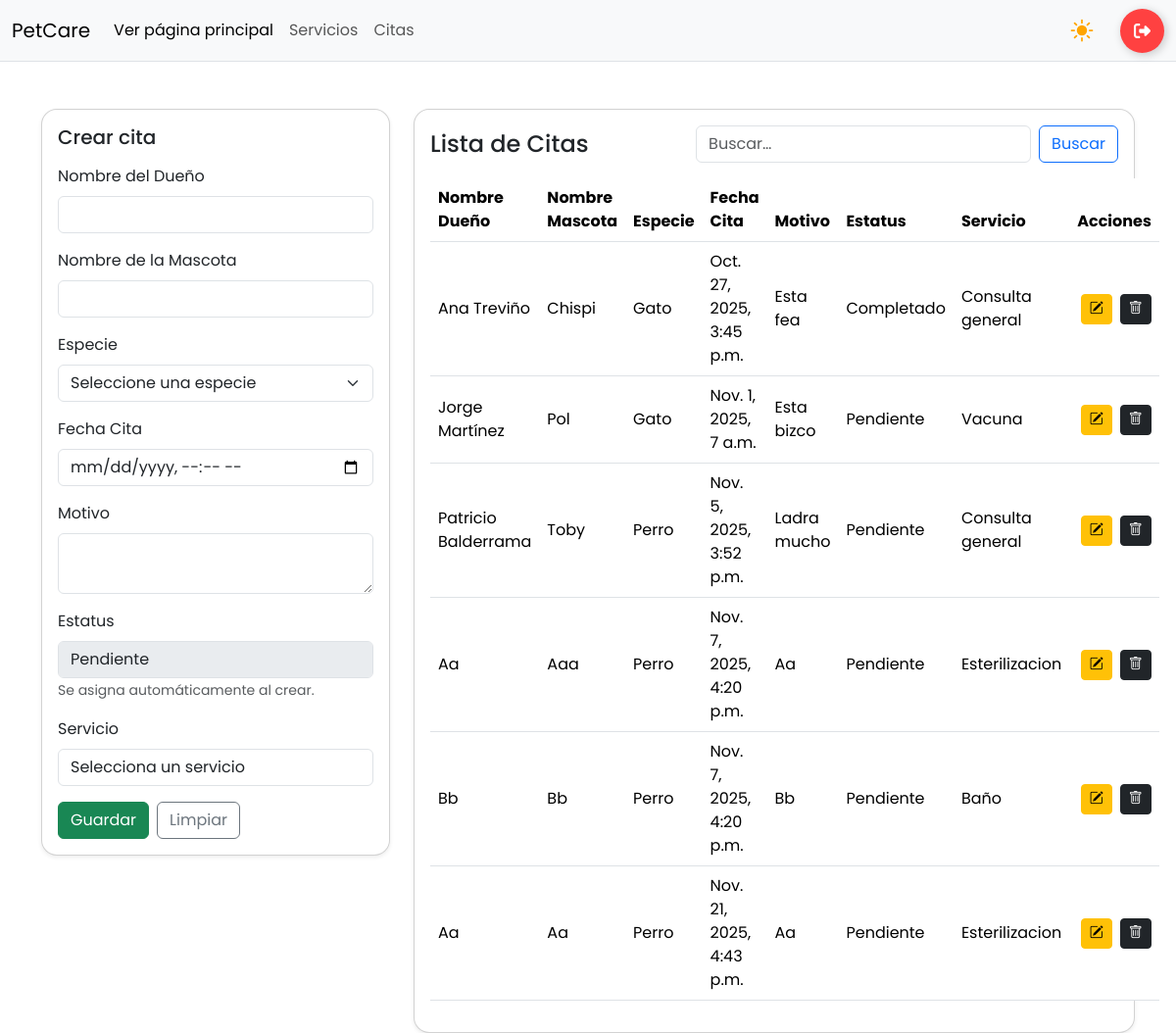
/citas/ (signed in), run on an earlier commit of the app's database.
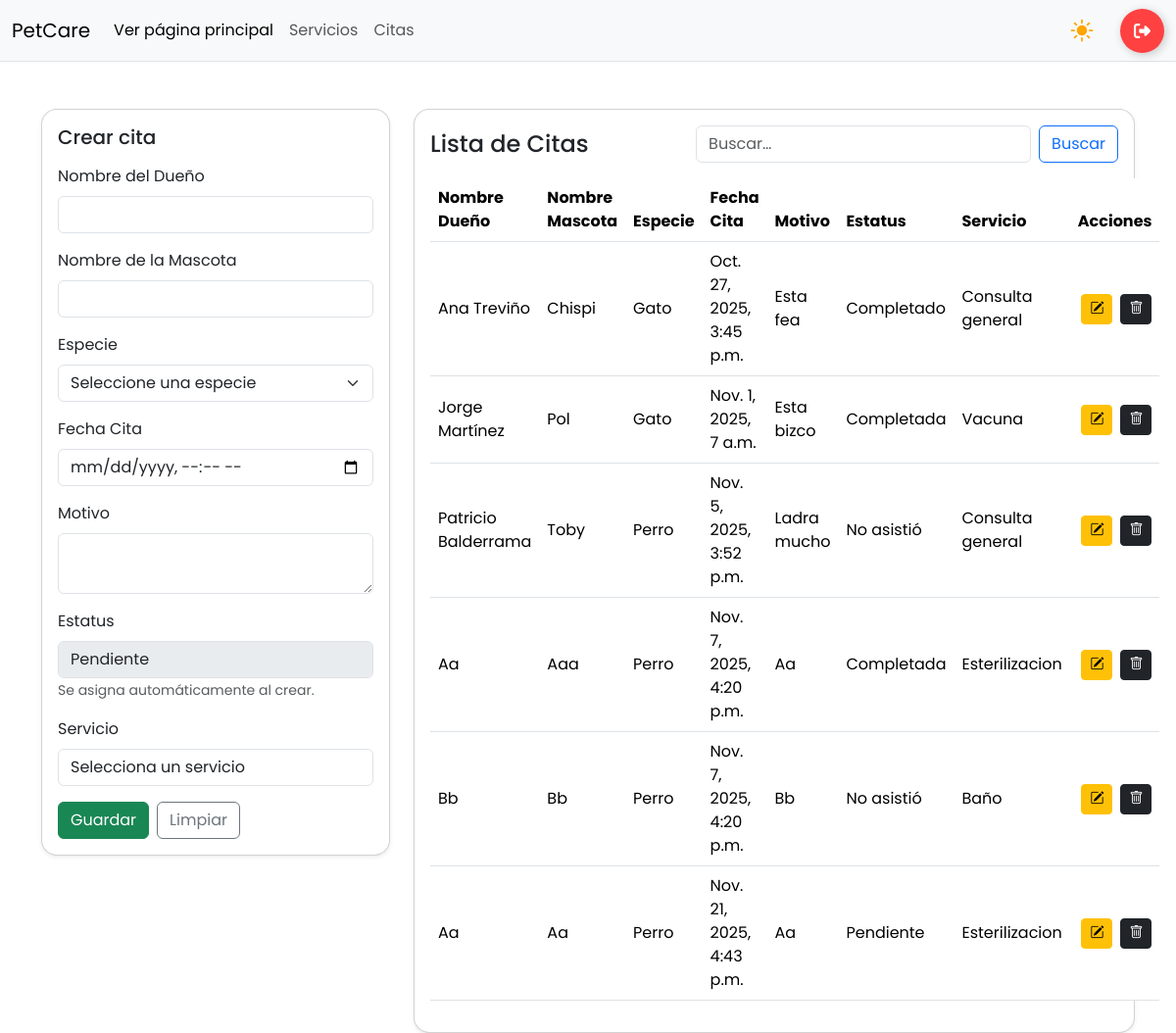
And on a later commit of the database.
### app/models.py (models this page shows, shortened)
class CITA_VETERINARIA(models.Model):
    nombre_dueño = models.CharField(max_length=200)
    nombre_mascota = models.CharField(max_length=100)
    especie = models.CharField(max_length=100)
    fecha_cita = models.DateTimeField()
    motivo = models.CharField(max_length=255)
    estatus = models.CharField(max_length=50)
    servicio = models.ForeignKey(SERVICIO, on_delete= models.PROTECT, null=True)

class SERVICIO(models.Model):
    nombre = models.CharField(max_length=100)
    precio = models.DecimalField(max_digits=10, decimal_places=2)
    descripcion = models.TextField(max_length=250, null= True)
    def __str__(self):
        return self.nombre

### app/views.py (the view, shortened to what this page needs)
# urls.py: path('citas/', views.citas_panel, name='citas'),
@login_required
def citas_panel(request, id=None):
    cita = get_object_or_404(CITA_VETERINARIA, pk=id) if id else None
    servicios = SERVICIO.objects.all() # Necesario para traer los servicios al ddl
    citas = CITA_VETERINARIA.objects.all()
    ctx = {
        "citas": citas,
        "cita": cita,
        "editando": bool(cita),
        "servicios": servicios,
        "ahora_str": timezone.localtime().strftime("%Y-%m-%dT%H:%M"),
        "cita_pasada": bool(cita and timezone.localtime(cita.fecha_cita) <= timezone.localtime()),
    }
    return render(request, "citas.html", ctx)

### app/templates/citas.html (shortened to what the changed rows need)
{% load static %}
<!DOCTYPE html>
<html lang="es">
<head>
    {% include 'referencias.html' %}
    <link rel="stylesheet" href="{% static 'css/panel.css' %}">
</head>
<body>
    {% include 'navbar-panel.html' %}
    <main class="container mt-5">
        <div class="row g-4">
            <div class="col-12 col-lg-8">
                <div class="card shadow-sm rounded-4">
                    <div class="card-body">
                        <table class="table table-hover align-middle">
                            <thead>
                                <tr>
                                    <th>Nombre Dueño</th>
                                    <th>Nombre Mascota</th>
                                    <th>Especie</th>
                                    <th>Fecha Cita</th>
                                    <th>Motivo</th>
                                    <th>Estatus</th>
                                    <th>Servicio</th>
                                    <th class="text-end">Acciones</th>
                                </tr>
                            </thead>
                            <tbody>
                                {% for cita in citas %}
                                <tr>
                                    <td>{{ cita.nombre_dueño }}</td>
                                    <td>{{ cita.nombre_mascota }}</td>
                                    <td>{{ cita.especie }}</td>
                                    <td>{{ cita.fecha_cita }}</td>
                                    <td>{{ cita.motivo }}</td>
                                    <td>{{ cita.estatus }}</td>
                                    <td>{{ cita.servicio }}</td>
                                    <td class="text-end">
                                        <div class="d-inline-flex gap-2">
                                            <a class="btn btn-warning btn-sm" href="{% url 'citas_edit' cita.id %}">
                                                <i class="bi bi-pencil-square"></i>
                                            </a>
                                            <a class="btn btn-dark btn-sm" href="{% url 'citas_eliminar' cita.id %}"
                                                onclick="return confirm('¿Eliminar este cita?')">
                                                <i class="bi bi-trash"></i>
                                            </a>
                                        </div>
                                    </td>
                                </tr>
                                {% empty %}
                                <tr>
                                    <td colspan="8" class="text-center text-muted">Sin información disponible</td>
                                </tr>
                                {% endfor %}
                            </tbody>
                        </table>
                    </div>
                </div>
            </div>
        </div>
    </main>
    <body>
        {% include 'alertas.html' %}
    </body>
</body>
</html>

What changed in the data, as far as the page shows it:
changed CITA_VETERINARIA "Jorge Martínez": estatus "Pendiente" → "Completada"
changed CITA_VETERINARIA "Patricio Balderrama": estatus "Pendiente" → "No asistió"
changed CITA_VETERINARIA "Aaa": estatus "Pendiente" → "Completada"
changed CITA_VETERINARIA "Bb": estatus "Pendiente" → "No asistió"
